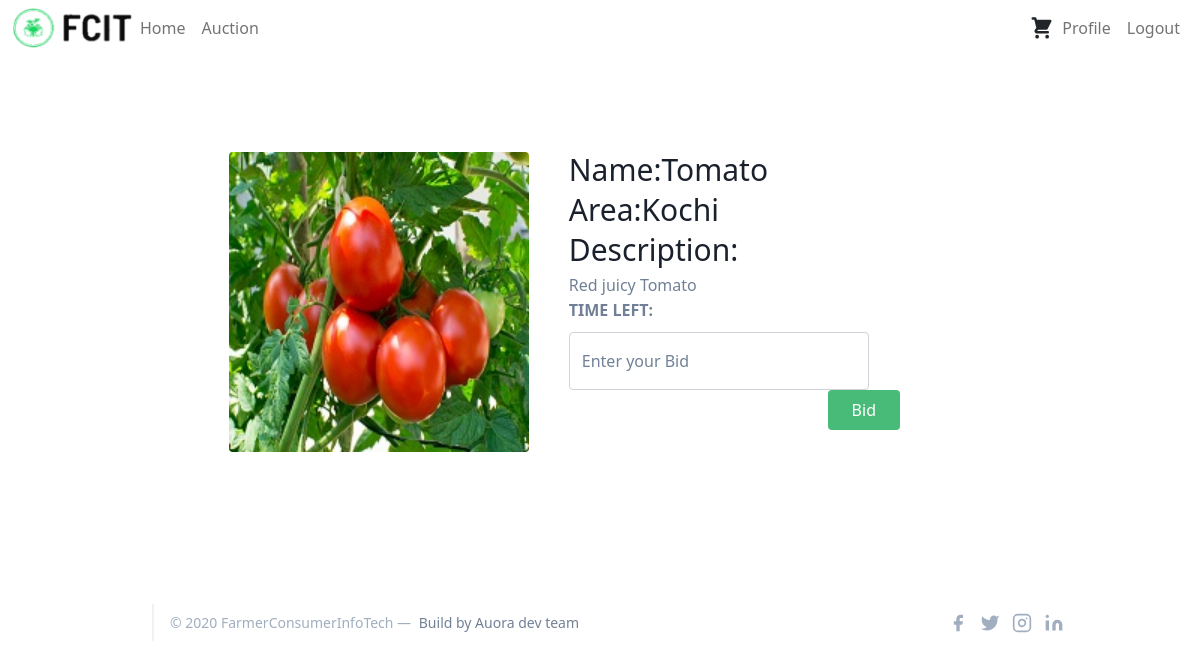
Screenshot of /hakV6/hakV6/Index/AuctionProductView.php?proid=2 (signed in) with the database file from the repository.
### tables this page shows
CREATE TABLE IF NOT EXISTS `product` (
  `Product_ID` int(11) NOT NULL AUTO_INCREMENT,
  `Name` varchar(200) NOT NULL,
  `Type` varchar(200) NOT NULL,
  `Stock` varchar(200) NOT NULL,
  `Price` varchar(200) NOT NULL,
  `Description` varchar(200) NOT NULL,
  `Image` varchar(200) NOT NULL,
  `Farmer_ID` int(11) NOT NULL,
  `AFlag` varchar(200) NOT NULL,
  PRIMARY KEY (`Product_ID`),
  KEY `Farmer_ID` (`Farmer_ID`)
);

CREATE TABLE IF NOT EXISTS `farmerdetails` (
  `FarmerID` int(11) NOT NULL AUTO_INCREMENT,
  `Fname` varchar(200) NOT NULL,
  `City` varchar(200) NOT NULL,
  `Password` varchar(200) NOT NULL,
  `State` varchar(200) NOT NULL,
  `Status` varchar(200) NOT NULL,
  `Phone` varchar(200) NOT NULL,
  `Email` varchar(200) NOT NULL,
  `KisanID` varchar(200) NOT NULL,
  `Address` varchar(200) NOT NULL,
  PRIMARY KEY (`FarmerID`)
);

### hakV6/hakV6/Index/AuctionProductView.php (the view, shortened to what this page needs)
<?php
   	$servername="localhost";
    $username="root";
    $password="";
    $dbname="hackathon";
    $con=mysqli_connect($servername,$username,$password,$dbname);
      $proid=$_GET['proid'];
      if(isset($_SESSION['a']))
      {
          $sql="SELECT product.Product_ID,product.Name,product.Price,product.Stock,product.Description,product.Image,farmerdetails.City FROM product JOIN farmerdetails ON product.Farmer_ID=farmerdetails.FarmerID WHERE product.Product_ID=$proid";
          $result=mysqli_query($con,$sql);
      }
      else
      {
          header("location:..\Login\ConsumerLogin.php");
      }
?>
<!DOCTYPE html>
<html lang="en">
<link href="https://cdn.jsdelivr.net/npm/bootstrap@5.0.0-beta3/dist/css/bootstrap.min.css" rel="stylesheet">
<link href="https://unpkg.com/tailwindcss@^1.0/dist/tailwind.min.css" rel="stylesheet">
<head>
</head>
<body>
<nav class="navbar navbar-expand-lg navbar-light bg-white" style="background-color: #e3f2fd;">
  <div class="container-fluid">
  <a href="LandingPage.php"><img src="images/logo.png" style="width:120px;height:40px;" /></a>
    <div class="collapse navbar-collapse" id="navbarNavAltMarkup">
      <div class="navbar-nav mr-auto">
        <a class="nav-link" href="LandingPage.php">Home</a>
        <a class="nav-link" href="Auction.php">Auction</a>
      </div>
	  <div class="navbar-nav">
	  </div>
      <div class="navbar-nav">
      <a class="nav-link" href="..\Profile\profile.php">Profile</a>
      <a class="nav-link" href="Logout.php">Logout</a>
      </div>
    </div>
  </div>
</nav>
<?php
while($rows=$result->fetch_assoc())
{
   ?>
<section class="text-gray-600 body-font overflow-hidden">
  <div class="container px-5 py-24 mx-auto">
    <div class="lg:w-4/5 mx-auto flex flex-wrap">
      <img alt="ecommerce" class="lg:w-1/2 w-full lg:h-auto h-64 object-cover object-center rounded" style="height:300px;width:300px;" src="<?php echo $rows['Image'];?>">
      <div class="lg:w-1/2 w-full lg:pl-10 mt-6 lg:mt-0">
        <h2 class="text-gray-900 text-3xl title-font font-medium mb-1">Name:<?php echo $rows['Name'];?> </h2>
        <h2 class="text-gray-900 text-3xl title-font font-medium mb-1">Area:<?php echo $rows['City'];?></h2>
        <h2 class="text-gray-900 text-3xl title-font font-medium mb-1">Description:</h2>
        <p class="leading-relaxed"><?php echo $rows['Description'];?> </p>
		<p style="text-transform: uppercase;font-weight: bold;text-align:left;"> Time Left:</p>
			<p style="text-align:left;" >
      <form method="POST" action="" class="form-floating">
        <input type="text" style="width:300px;margin-top:10px;" name="currentbid" class="form-control" id="floatingInput" placeholder="eg:50">
        <label for="floatingInput" style="">Enter your Bid</label>
		<button type="button" name="" class="btn btn-primary flex ml-auto text-white bg-green-500 border-0 py-2 px-6 focus:outline-none hover:bg-indigo-600 rounded" data-bs-toggle="modal" data-bs-target="#staticBackdrop">Bid</button>
		 </form>
        </div>
<?php }?>
    </div>
  </div>
</section>
<footer class="text-gray-600 body-font">
    <div class="container px-5 py-8 mx-auto flex items-center sm:flex-row flex-col">
      <p class="text-sm text-gray-500 sm:ml-4 sm:pl-4 sm:border-l-2 sm:border-gray-200 sm:py-2 sm:mt-0 mt-4">© 2020 FarmerConsumerInfoTech —
        <a class="text-gray-600 ml-1" rel="noopener noreferrer" target="_blank">Build by Auora dev team</a>
      </p>
      <span class="inline-flex sm:ml-auto sm:mt-0 mt-4 justify-center sm:justify-start">
        <a class="text-gray-500">
          <svg fill="currentColor" stroke-linecap="round" stroke-linejoin="round" stroke-width="2" class="w-5 h-5" viewBox="0 0 24 24">
            <path d="M18 2h-3a5 5 0 00-5 5v3H7v4h3v8h4v-8h3l1-4h-4V7a1 1 0 011-1h3z"></path>
          </svg>
        </a>
        <a class="ml-3 text-gray-500">
          <svg fill="currentColor" stroke-linecap="round" stroke-linejoin="round" stroke-width="2" class="w-5 h-5" viewBox="0 0 24 24">
            <path d="M23 3a10.9 10.9 0 01-3.14 1.53 4.48 4.48 0 00-7.86 3v1A10.66 10.66 0 013 4s-4 9 5 13a11.64 11.64 0 01-7 2c9 5 20 0 20-11.5a4.5 4.5 0 00-.08-.83A7.72 7.72 0 0023 3z"></path>
          </svg>
        </a>
        <a class="ml-3 text-gray-500">
          <svg fill="none" stroke="currentColor" stroke-linecap="round" stroke-linejoin="round" stroke-width="2" class="w-5 h-5" viewBox="0 0 24 24">
            <rect width="20" height="20" x="2" y="2" rx="5" ry="5"></rect>
            <path d="M16 11.37A4 4 0 1112.63 8 4 4 0 0116 11.37zm1.5-4.87h.01"></path>
          </svg>
        </a>
        <a class="ml-3 text-gray-500">
          <svg fill="currentColor" stroke="currentColor" stroke-linecap="round" stroke-linejoin="round" stroke-width="0" class="w-5 h-5" viewBox="0 0 24 24">
            <path stroke="none" d="M16 8a6 6 0 016 6v7h-4v-7a2 2 0 00-2-2 2 2 0 00-2 2v7h-4v-7a6 6 0 016-6zM2 9h4v12H2z"></path>
            <circle cx="4" cy="4" r="2" stroke="none"></circle>
          </svg>
        </a>
      </span>
    </div>
  </footer>
</body>
</html>

### rows the page displays
product: Image (picture), Name "Tomato", Farmer_ID.City "Kochi", Description "Red juicy Tomato"
